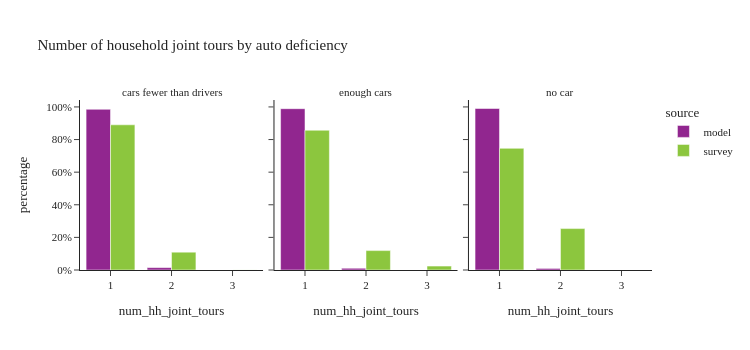

The notebook cell saved with this chart:
### Code cell
plot_joint_tour_segment(joint_hh_data, 'auto_available_driver', "Number of household joint tours by auto deficiency")

### Figure 1 — Plotly figure (JSON) as saved in the notebook; plotly's stock layout.template omitted (floating-point values rounded to 4 significant figures)
{"data": [{"alignmentgroup": "True", "customdata": [[35798], [531]], "hovertemplate": "source=model<br>auto_available_driver=cars fewer than drivers<br>num_hh_joint_tours=%{x}<br>percentage=%{y}<br>sample_size=%{customdata[0]}<extra></extra>", "legendgroup": "model", "marker": {"color": "#91268F", "pattern": {"shape": ""}}, "name": "model", "offsetgroup": "model", "orientation": "v", "showlegend": true, "textposition": "auto", "type": "bar", "x": [1.0, 2.0], "xaxis": "x", "y": [0.9854, 0.01462], "yaxis": "y"}, {"alignmentgroup": "True", "customdata": [[63632], [696]], "hovertemplate": "source=model<br>auto_available_driver=enough cars<br>num_hh_joint_tours=%{x}<br>percentage=%{y}<br>sample_size=%{customdata[0]}<extra></extra>", "legendgroup": "model", "marker": {"color": "#91268F", "pattern": {"shape": ""}}, "name": "model", "offsetgroup": "model", "orientation": "v", "showlegend": false, "textposition": "auto", "type": "bar", "x": [1.0, 2.0], "xaxis": "x2", "y": [0.9892, 0.01082], "yaxis": "y2"}, {"alignmentgroup": "True", "customdata": [[1443], [14]], "hovertemplate": "source=model<br>auto_available_driver=no car<br>num_hh_joint_tours=%{x}<br>percentage=%{y}<br>sample_size=%{customdata[0]}<extra></extra>", "legendgroup": "model", "marker": {"color": "#91268F", "pattern": {"shape": ""}}, "name": "model", "offsetgroup": "model", "orientation": "v", "showlegend": false, "textposition": "auto", "type": "bar", "x": [1.0, 2.0], "xaxis": "x3", "y": [0.9904, 0.009609], "yaxis": "y3"}, {"alignmentgroup": "True", "customdata": [[246], [44], [2]], "hovertemplate": "source=survey<br>auto_available_driver=cars fewer than drivers<br>num_hh_joint_tours=%{x}<br>percentage=%{y}<br>sample_size=%{customdata[0]}<extra></extra>", "legendgroup": "survey", "marker": {"color": "#8CC63E", "pattern": {"shape": ""}}, "name": "survey", "offsetgroup": "survey", "orientation": "v", "showlegend": true, "textposition": "auto", "type": "bar", "x": [1.0, 2.0, 3.0], "xaxis": "x", "y": [0.8904, 0.1092, 0.0003557], "yaxis": "y"}, {"alignmentgroup": "True", "customdata": [[134], [12], [4]], "hovertemplate": "source=survey<br>auto_available_driver=enough cars<br>num_hh_joint_tours=%{x}<br>percentage=%{y}<br>sample_size=%{customdata[0]}<extra></extra>", "legendgroup": "survey", "marker": {"color": "#8CC63E", "pattern": {"shape": ""}}, "name": "survey", "offsetgroup": "survey", "orientation": "v", "showlegend": false, "textposition": "auto", "type": "bar", "x": [1.0, 2.0, 3.0], "xaxis": "x2", "y": [0.8572, 0.119, 0.02386], "yaxis": "y2"}, {"alignmentgroup": "True", "customdata": [[12], [2]], "hovertemplate": "source=survey<br>auto_available_driver=no car<br>num_hh_joint_tours=%{x}<br>percentage=%{y}<br>sample_size=%{customdata[0]}<extra></extra>", "legendgroup": "survey", "marker": {"color": "#8CC63E", "pattern": {"shape": ""}}, "name": "survey", "offsetgroup": "survey", "orientation": "v", "showlegend": false, "textposition": "auto", "type": "bar", "x": [1.0, 2.0], "xaxis": "x3", "y": [0.7461, 0.2539], "yaxis": "y3"}], "layout": {"annotations": [{"font": {}, "showarrow": false, "text": "cars fewer than drivers", "x": 0.16, "xanchor": "center", "xref": "paper", "y": 1.0, "yanchor": "bottom", "yref": "paper"}, {"font": {}, "showarrow": false, "text": "enough cars", "x": 0.5, "xanchor": "center", "xref": "paper", "y": 1.0, "yanchor": "bottom", "yref": "paper"}, {"font": {}, "showarrow": false, "text": "no car", "x": 0.84, "xanchor": "center", "xref": "paper", "y": 1.0, "yanchor": "bottom", "yref": "paper"}], "barmode": "group", "height": 350, "legend": {"title": {"text": "source"}, "tracegroupgap": 0}, "title": {"text": "Number of household joint tours by auto deficiency"}, "width": 750, "xaxis": {"anchor": "y", "domain": [0.0, 0.32], "title": {"text": "num_hh_joint_tours"}}, "xaxis2": {"anchor": "y2", "domain": [0.34, 0.66], "matches": "x", "title": {"text": "num_hh_joint_tours"}}, "xaxis3": {"anchor": "y3", "domain": [0.68, 1.0], "matches": "x", "title": {"text": "num_hh_joint_tours"}}, "yaxis": {"anchor": "x", "domain": [0.0, 1.0], "tickformat": ".0%", "title": {"text": "percentage"}}, "yaxis2": {"anchor": "x2", "domain": [0.0, 1.0], "matches": "y", "showticklabels": false, "tickformat": ".0%"}, "yaxis3": {"anchor": "x3", "domain": [0.0, 1.0], "matches": "y", "showticklabels": false, "tickformat": ".0%"}}}
